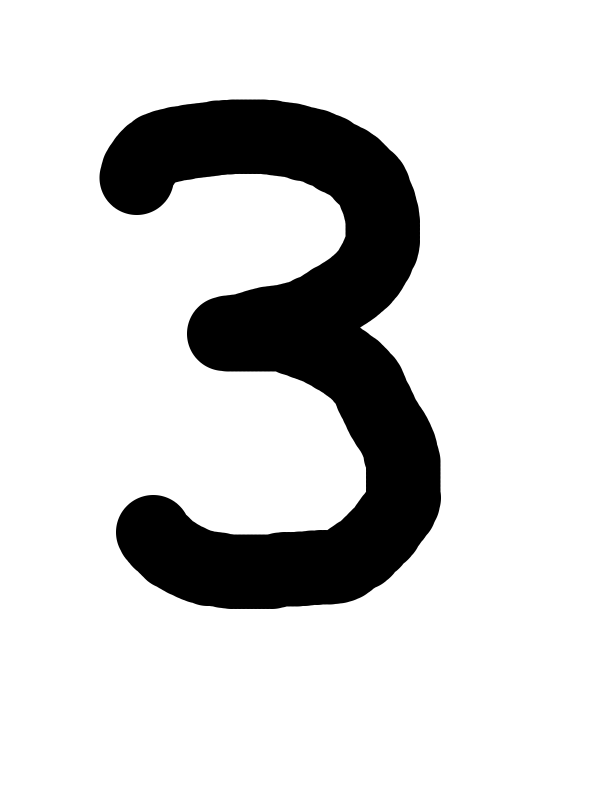
#> input picture my3.png, 1200 x 1600 px (shown at 1/2 size)
$ jupyter execute mojininshiki.ipynb
#> lines starting #> are read from the running program, lines starting #| are printed output that depends on the picture
[cell 1]
import matplotlib.pyplot as plt

#手書きデータを読み込む
from sklearn import datasets
digits=datasets.load_digits()

#15個連続で出力する
for i in range(15):
    plt.subplot(3,5,i+1)
    plt.axis("off")
    plt.title(str(digits.target[i]))
    plt.imshow(digits.images[i],cmap="gray")

plt.show()
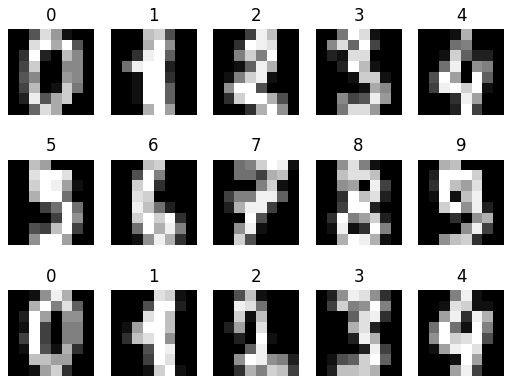
#> figure drawn by matplotlib, 15 panels

[cell 2]
from sklearn.model_selection import train_test_split
from sklearn import datasets,svm,metrics
from sklearn.metrics import accuracy_score
import pickle

#データを読み込む
digits=datasets.load_digits()
x=digits.images
y=digits.target
y=digits.target
x=x.reshape((-1,64))#二次元配列を一次元配列に変換

#データを学習用とテスト用に分割する
x_train,x_test,y_train,y_test=train_test_split(x,y,test_size=0.2)

#データを学習
clf=svm.SVC()
clf.fit(x_train,y_train)

#予測して精度を確認する
y_pred=clf.predict(x_test)
print(accuracy_score(y_test,y_pred))

with open("digits.pkl","wb") as fp:
    clf=pickle.dump(clf,fp)

[cell 3]
import cv2
import pickle
import matplotlib.pyplot as plt

def predict_digit(filename):
    #学習済みデータを読み込む
#> called with filename = 'my3.png'
    with open("digits.pkl","rb") as fp:
        clf=pickle.load(fp)
    #自分で用意した手書きの画像ファイルを読み込む
    my_img=cv2.imread(filename)
#> my_img is the input picture: shape (1600, 1200, 3); min 0, max 255, mean 211.9
    #画像データを学習済みデータに合わせる
    my_img=cv2.cvtColor(my_img,cv2.COLOR_BGR2GRAY)
#> my_img: shape (1600, 1200)
    my_img=cv2.resize(my_img,(8,8))
    plt.axis("off")
    plt.imshow(my_img)
    my_img=15-my_img//16 #白黒反転する
    #二次元を一次元に変換
    my_img=my_img.reshape((-1,64))
    #データを予測
    res=clf.predict(my_img)
#> res = [7]
    return res[0]

#画像ファイルを指定して実行
n=predict_digit("my3.png")
#> n = 7
print("my3.png="+str(n))
#| my3.png=7
n=predict_digit("my5.png")
#> call 2 of predict_digit, with filename = 'my5.png'
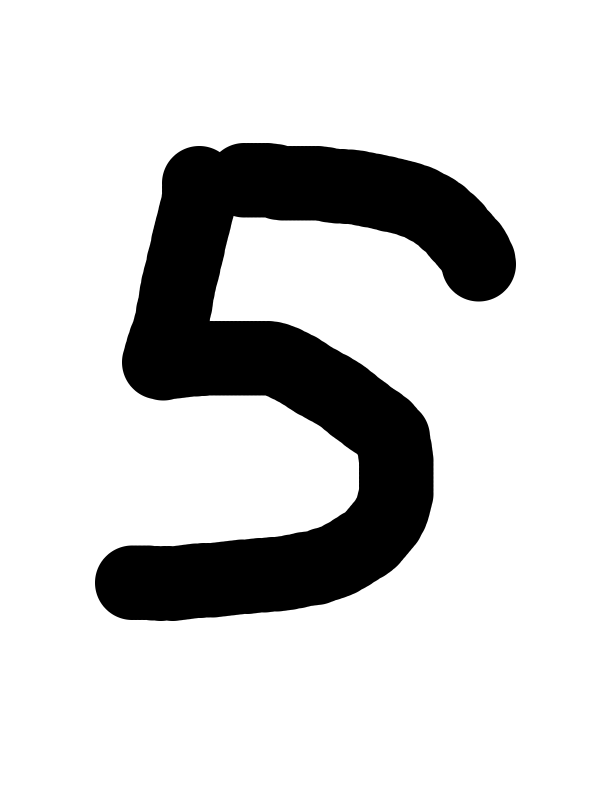
#> input picture my5.png, 1200 x 1600 px (shown at 1/2 size)
#> in predict_digit, my_img is the input picture: shape (1600, 1200, 3); min 0, max 255, mean 209.3
#> in predict_digit (call 2), `res=clf.predict(my_img)`: res = [4]
#> n = 4
print("my5.png="+str(n))
#| my5.png=4
n=predict_digit("my8.png")
#> call 3 of predict_digit, with filename = 'my8.png'
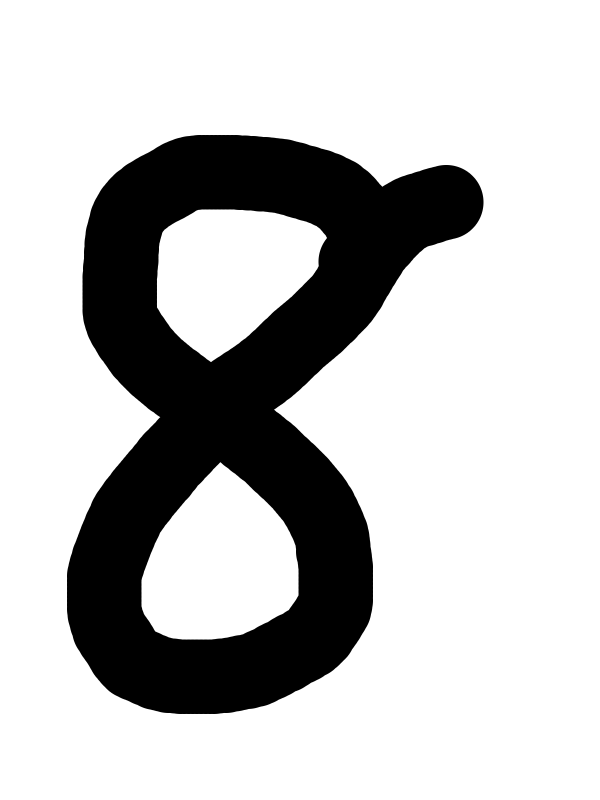
#> input picture my8.png, 1200 x 1600 px (shown at 1/2 size)
#> in predict_digit, my_img is the input picture: shape (1600, 1200, 3); min 0, max 255, mean 194.2
print("my8.png="+str(n))
#| my8.png=4
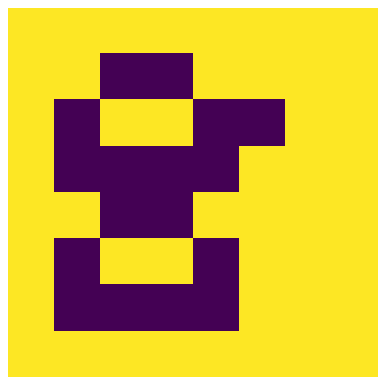
#> figure drawn by matplotlib, 1 panel
